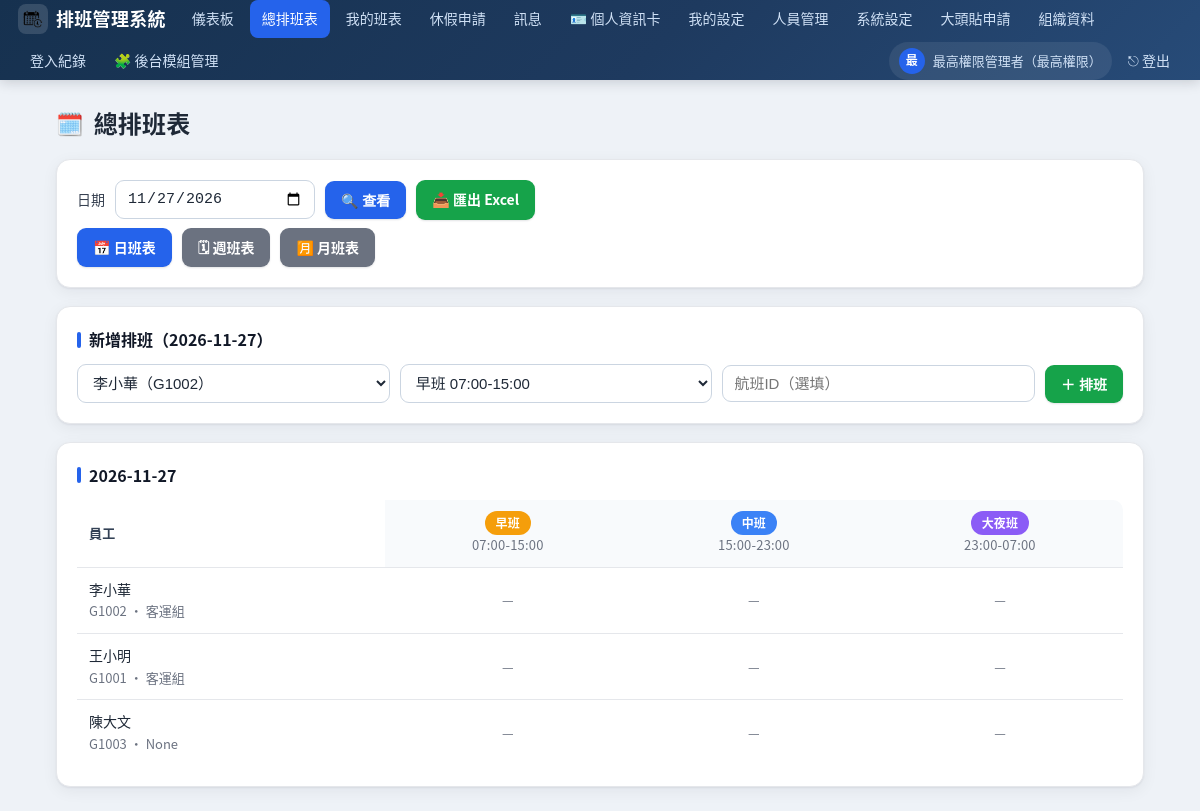
The page /schedule (signed in) on the database its author committed.
### tables this page shows
CREATE TABLE settings (
    key TEXT PRIMARY KEY,
    value TEXT
);

CREATE TABLE shifts (
    id INTEGER PRIMARY KEY AUTOINCREMENT,
    name TEXT NOT NULL,
    start_time TEXT NOT NULL,
    end_time TEXT NOT NULL,
    color TEXT DEFAULT '#6b7280',
    active INTEGER DEFAULT 1
);

CREATE TABLE users (
    id INTEGER PRIMARY KEY AUTOINCREMENT,
    username TEXT UNIQUE NOT NULL,
    password_hash TEXT NOT NULL,
    full_name TEXT NOT NULL,
    role TEXT NOT NULL CHECK(role IN ('superadmin','admin','staff')),
    employee_no TEXT,
    department TEXT,
    active INTEGER DEFAULT 1,
    created_at TEXT DEFAULT (datetime('now'))
, unit TEXT, duty TEXT, job_title TEXT, hire_date TEXT, avatar TEXT, avatar_unlocked INTEGER DEFAULT 0, avatar_pending INTEGER DEFAULT 0);

### app.py (the view)
@app.route("/schedule")
@login_required()
def schedule():
    d = request.args.get("date", date.today().isoformat())
    view = request.args.get("view", "day")
    if view not in ("day", "week", "month"):
        view = "day"
    db = get_db()
    shifts = db.execute("SELECT * FROM shifts WHERE active=1 ORDER BY start_time").fetchall()
    staff = db.execute(
        "SELECT * FROM users WHERE role='staff' AND active=1 ORDER BY full_name").fetchall()
    base = date.fromisoformat(d)
    if view == "day":
        days = [base]
    elif view == "week":
        monday = base - timedelta(days=base.weekday())
        days = [monday + timedelta(days=i) for i in range(7)]
    else:  # month
        days = []
        cur = base.replace(day=1)
        while cur.month == base.month:
            days.append(cur)
            cur += timedelta(days=1)
    dmin, dmax = days[0].isoformat(), days[-1].isoformat()
    rows = db.execute(
        """SELECT s.id, s.user_id, s.shift_id, s.date, s.note,
                  sh.name AS shift_name, sh.color, f.flight_no
           FROM schedules s JOIN shifts sh ON sh.id=s.shift_id
           LEFT JOIN flights f ON f.id=s.flight_id
           WHERE s.date>=? AND s.date<=?""", (dmin, dmax)).fetchall()
    db.close()
    grid = {s["id"]: {} for s in staff}
    for r in rows:
        grid.setdefault(r["user_id"], {}).setdefault(r["date"], {})[r["shift_id"]] = r
    lang = session.get("lang", "zh")
    weekdays = {"zh": WEEKDAYS_ZH, "en": WEEKDAYS_EN, "ja": WEEKDAYS_JA}.get(lang, WEEKDAYS_ZH)
    day_meta = [{"iso": dd.isoformat(),
                 "label": f"{dd.month}/{dd.day}",
                 "weekday": weekdays[dd.weekday()],
                 "is_weekend": dd.weekday() >= 5} for dd in days]
    return render_template("schedule.html", date=d, view=view, shifts=shifts,
                           staff=staff, grid=grid, day_meta=day_meta)

### app.py (called while the page is built)
def login_required(role=None):
    def deco(fn):
        @wraps(fn)
        def wrapper(*a, **kw):
            if "user_id" not in session:
                return redirect(url_for("login"))
            if role:
                allowed = role if isinstance(role, (list, tuple)) else [role]
                if session.get("role") not in allowed:
                    flash(t("need_admin", session.get("lang", "zh")), "warning")
                    return redirect(url_for("index"))
            return fn(*a, **kw)
        return wrapper
    return deco

@app.before_request
def _ensure_db():
    if not hasattr(app, "_db_ready"):
        init_db()
        app._db_ready = True

### i18n.py (called while the page is built)
def t(key, lang="zh"):
    entry = I18N.get(key)
    if not entry:
        return key
    return entry.get(lang) or entry.get("zh") or key

### models.py (called while the page is built)
def get_db():
    conn = sqlite3.connect(DB_PATH)
    conn.row_factory = sqlite3.Row
    conn.execute("PRAGMA foreign_keys = ON")
    return conn

def get_setting(key, default=None):
    conn = get_db()
    row = conn.execute("SELECT value FROM settings WHERE key=?", (key,)).fetchone()
    conn.close()
    return row["value"] if row else default

def get_module_names():
    result = {}
    for key, default in MODULE_LABELS.items():
        result[key] = get_setting("module_name:" + key, default)
    return result

### templates/schedule.html (shortened to what this page needs)
{% extends "base.html" %}
{% block content %}
<div class="page-head"><h1><span class="ico">🗓️</span>{{ T('schedule') }}</h1></div>
<div class="card">
  <form method="get" class="form-row">
    <label>{{ T('date') }}</label>
    <input type="date" name="date" value="{{ date }}" style="flex:0 1 200px;">
    <button class="btn btn-blue" type="submit">🔍 {{ T('view') }}</button>
    {% if is_admin %}
    <a href="{{ url_for('schedule_export', date=date) }}" class="btn btn-green">📥 {{ T('export_excel') }}</a>
    {% endif %}
  </form>
  <div class="form-row" style="margin-top:8px;">
    <a href="{{ url_for('schedule', date=date, view='day') }}" class="btn {{ 'btn-blue' if view=='day' else 'btn-gray' }}">📅 {{ T('view_day') }}</a>
    <a href="{{ url_for('schedule', date=date, view='week') }}" class="btn {{ 'btn-blue' if view=='week' else 'btn-gray' }}">🗓 {{ T('view_week') }}</a>
    <a href="{{ url_for('schedule', date=date, view='month') }}" class="btn {{ 'btn-blue' if view=='month' else 'btn-gray' }}">🈷️ {{ T('view_month') }}</a>
  </div>
</div>
{% if is_admin and view == 'day' %}
<div class="card">
  <h2>{{ T('add_schedule') }}（{{ date }}）</h2>
  <form method="post" action="{{ url_for('schedule_add') }}" class="form-row">
    <select name="user_id" required>
      {% for s in staff %}<option value="{{ s.id }}">{{ s.full_name }}（{{ s.employee_no }}）</option>{% endfor %}
    </select>
    <select name="shift_id" required>
      {% for sh in shifts %}<option value="{{ sh.id }}">{{ sh.name }} {{ sh.start_time }}-{{ sh.end_time }}</option>{% endfor %}
    </select>
    <input name="flight_id" placeholder="{{ T('flight_id') }}" size="8">
    <button class="btn btn-green" type="submit">＋ {{ T('assign') }}</button>
  </form>
</div>
{% endif %}
<div class="card">
  <h2>
    {% if view == 'day' %}{{ date }}
    {% elif view == 'week' %}{{ day_meta[0]['iso'] }} ~ {{ day_meta[6]['iso'] }}（{{ T('week_view') }}）
    {% else %}{{ date[:7] }}（{{ T('month_view') }}）{% endif %}
  </h2>
  <div class="table-wrap" style="overflow-x:auto;">
  <table>
    <thead>
    <tr>
      <th style="position:sticky;left:0;background:var(--card,#fff);z-index:2;">{{ T('employee') }}</th>
      {% if view == 'day' %}
        {% for sh in shifts %}
        <th class="grid-shift"><span class="badge" style="background:{{ sh.color }}">{{ sh.name }}</span><br>
          <span class="muted" style="font-weight:400;">{{ sh.start_time }}-{{ sh.end_time }}</span></th>
        {% endfor %}
      {% else %}
        {% for dm in day_meta %}
        <th class="grid-shift" style="{{ 'background:#fef3c7;' if dm.is_weekend else '' }}">
          {{ dm.label }}<br><span class="muted" style="font-weight:400;">{{ dm.weekday }}</span></th>
        {% endfor %}
      {% endif %}
    </tr>
    </thead>
    <tbody>
    {% for s in staff %}
    <tr>
      <td style="position:sticky;left:0;background:var(--card,#fff);z-index:1;white-space:nowrap;">
        {{ s.full_name }}<br><span class="muted">{{ s.employee_no }} · {{ s.department }}</span></td>
      {% if view == 'day' %}
        {% for sh in shifts %}
          {% set cell = grid.get(s.id, {}).get(date, {}).get(sh.id) %}
          <td class="grid-shift">
            {% if cell %}
              <span class="badge" style="background:{{ sh.color }}">{{ sh.name }}</span>
              {% if cell.flight_no %}<div class="muted">{{ cell.flight_no }}</div>{% endif %}
              {% if is_admin %}
              <div style="margin-top:4px;"><a href="{{ url_for('schedule_delete', sid=cell['id']) }}" class="btn btn-red btn-sm">🗑 {{ T('delete') }}</a></div>
              {% endif %}
            {% else %}
              <span class="muted">—</span>
            {% endif %}
          </td>
        {% endfor %}
      {% endif %}
    </tr>
    {% endfor %}
    </tbody>
  </table>
  </div>
</div>
{% endblock %}

### templates/base.html (shortened to what this page needs)
<!doctype html>
<html lang="{{ lang }}">
<head>
</head>
<body>
  <nav>
    <span class="brand"><span class="logo"><img src="{{ url_for('static', filename='favicon.png') }}" alt="" style="width:22px;height:22px;object-fit:contain;"></span>{{ site_name }}</span>
    {% set ep = request.endpoint or '' %}
    <a class="navlink {{ 'active' if ep=='index' }}" href="{{ url_for('index') }}">{{ module_names['nav_dashboard'] }}</a>
    <a class="navlink {{ 'active' if ep=='schedule' }}" href="{{ url_for('schedule') }}">{{ module_names['nav_schedule'] }}</a>
    <a class="navlink {{ 'active' if ep=='my_schedule' }}" href="{{ url_for('my_schedule') }}">{{ module_names['nav_mine'] }}</a>
    <a class="navlink {{ 'active' if ep in ('leave','leave_apply','leave_review') }}" href="{{ url_for('leave') }}">{{ module_names['nav_leave'] }}</a>
    <a class="navlink {{ 'active' if ep in ('messages','messages_send','messages_read') }}" href="{{ url_for('messages') }}">{{ module_names['nav_messages'] }}{% if unread_count %}<span class="badge">{{ unread_count }}</span>{% endif %}</a>
    <a class="navlink {{ 'active' if ep in ('profile',) }}" href="{{ url_for('profile') }}">🪪 {{ module_names['nav_profile'] }}</a>
    <a class="navlink {{ 'active' if ep=='my_settings' }}" href="{{ url_for('my_settings') }}">{{ module_names['nav_my_settings'] }}</a>
    {% if is_admin %}
      <a class="navlink {{ 'active' if ep in ('users','users_add','users_toggle','users_reset_pw','users_set_role') }}" href="{{ url_for('users') }}">{{ module_names['nav_users'] }}</a>
      <a class="navlink {{ 'active' if ep=='settings' }}" href="{{ url_for('settings') }}">{{ module_names['nav_settings'] }}</a>
      <a class="navlink {{ 'active' if ep in ('avatar_requests','avatar_review') }}" href="{{ url_for('avatar_requests') }}">{{ T('avatar_requests') }}</a>
    {% endif %}
    {% if is_super %}
      <a class="navlink {{ 'active' if ep in ('org','org_add','org_delete') }}" href="{{ url_for('org') }}">{{ T('org_data') }}</a>
      <a class="navlink {{ 'active' if ep=='login_logs' }}" href="{{ url_for('login_logs') }}">{{ module_names['nav_logs'] }}</a>
      <a class="navlink {{ 'active' if ep in ('admin_modules',) }}" href="{{ url_for('admin_modules') }}">🧩 {{ T('nav_modules') }}</a>
    {% endif %}
    <a class="who" href="{{ url_for('profile') }}" title="{{ T('profile') }}">
      <span class="avatar">{{ (session.get('full_name') or '?')[0] }}</span>
      <span class="who-name">{{ session.get('full_name') }}（{{ T('role_super') if session.get('role')=='superadmin' else (T('role_admin') if session.get('role')=='admin' else T('role_staff')) }}）</span>
    </a>
    <a class="logout" href="{{ url_for('logout') }}">⎋ {{ T('nav_logout') }}</a>
  </nav>
  <div class="container">
    {% block content %}{% endblock %}
  </div>
</body>
</html>

### templates/base.html (style rules this page uses)
:root { --primary:#1e3a5f; --primary-2:#2d4a73; --accent:#2563eb; --accent-2:#1d4ed8; --bg:#eef2f7; --surface:#ffffff; --text:#1f2937; --muted:#6b7280; --border:#e5e7eb; --radius:14px; --radius-sm:9px; --shadow:0 1px 2px rgba(16,24,40,.06), 0 4px 16px rgba(16,24,40,.06); --shadow-hover:0 4px 8px rgba(16,24,40,.08), 0 12px 28px rgba(16,24,40,.10); --green:#16a34a; --red:#dc2626; --amber:#f59e0b; --gray:#6b7280; }
* { box-sizing:border-box; }
html { -webkit-text-size-adjust:100%; }
body { font-family:"Noto Sans CJK TC","Noto Sans JP","PingFang TC","Hiragino Sans", "Microsoft JhengHei",sans-serif; margin:0; background:var(--bg); color:var(--text); font-size:15px; line-height:1.55; -webkit-font-smoothing:antialiased; }
a { color:var(--accent); }
nav { background:linear-gradient(135deg,#16314f 0%,#1e3a5f 55%,#274b78 100%); color:#fff; padding:0 18px; display:flex; align-items:center; gap:4px; flex-wrap:wrap; min-height:58px; position:sticky; top:0; z-index:50; box-shadow:0 2px 12px rgba(16,24,40,.18); }
nav .brand { font-size:18px; font-weight:800; letter-spacing:.3px; display:flex; align-items:center; gap:8px; margin-right:10px; white-space:nowrap; }
nav .brand .logo { display:inline-flex; align-items:center; justify-content:center; width:30px; height:30px; border-radius:8px; background:rgba(255,255,255,.14); font-size:16px; }
nav a.navlink { color:#cfe0f5; text-decoration:none; padding:8px 12px; border-radius:8px; font-size:14px; font-weight:500; transition:background .15s, color .15s; white-space:nowrap; }
nav a.navlink.active { background:var(--accent); color:#fff; }
nav .who { font-size:13px; color:#cfe0f5; display:flex; align-items:center; gap:8px; padding:6px 10px; border-radius:999px; text-decoration:none; background:rgba(255,255,255,.08); }
nav .who .avatar { width:26px; height:26px; border-radius:50%; object-fit:cover; background:var(--accent); color:#fff; display:inline-flex; align-items:center; justify-content:center; font-size:12px; font-weight:700; }
nav a.logout { color:#cfe0f5; text-decoration:none; padding:8px 12px; border-radius:8px; font-size:14px; transition:background .15s; }
.container { max-width:1120px; margin:24px auto; padding:0 16px; }
.page-head { display:flex; align-items:center; justify-content:space-between; gap:12px; flex-wrap:wrap; margin-bottom:18px; }
h1 { font-size:24px; font-weight:800; margin:0; letter-spacing:.2px; display:flex; align-items:center; gap:10px; }
h1 .ico { font-size:22px; }
h2 { font-size:16px; font-weight:700; margin:0 0 12px; color:#111827; display:flex; align-items:center; gap:8px; }
h2::before { content:""; width:4px; height:16px; border-radius:2px; background:var(--accent); display:inline-block; }
.card { background:var(--surface); border:1px solid var(--border); border-radius:var(--radius); padding:20px; margin-bottom:18px; box-shadow:var(--shadow); transition:box-shadow .2s; }
.table-wrap { overflow-x:auto; -webkit-overflow-scrolling:touch; border-radius:10px; }
table { width:100%; border-collapse:collapse; min-width:520px; font-size:14px; }
th,td { padding:11px 12px; border-bottom:1px solid var(--border); text-align:left; }
th { background:#f8fafc; font-weight:700; color:#334155; white-space:nowrap; font-size:13px; text-transform:none; letter-spacing:.2px; }
tbody tr { transition:background .12s; }
tbody tr:last-child td { border-bottom:none; }
.badge { display:inline-flex; align-items:center; gap:4px; padding:3px 11px; border-radius:999px; color:#fff; font-size:12px; font-weight:600; white-space:nowrap; }
.btn { display:inline-flex; align-items:center; justify-content:center; gap:6px; padding:9px 16px; border:none; border-radius:var(--radius-sm); cursor:pointer; text-decoration:none; font-size:14px; font-weight:600; color:#fff; transition:transform .12s, box-shadow .15s, filter .15s; box-shadow:0 1px 2px rgba(16,24,40,.12); }
.btn-green { background:var(--green); }
.btn-blue { background:var(--accent); }
.btn-gray { background:var(--gray); }
input,select { padding:9px 11px; border:1px solid #cbd5e1; border-radius:var(--radius-sm); font-size:15px; max-width:100%; background:#fff; color:var(--text); transition:border-color .15s, box-shadow .15s; }
.form-row { display:flex; gap:10px; flex-wrap:wrap; align-items:center; }
.form-row input, .form-row select { flex:1 1 150px; min-width:130px; }
label { font-size:14px; font-weight:500; color:#374151; }
.grid-shift { text-align:center; }
.muted { color:var(--muted); font-size:13px; }

### rows shown on the page
settings: value "排班管理系統"
settings: nav_dashboard "儀表板"
settings: nav_schedule "總排班表", value "總排班表"
settings: nav_mine "我的班表"
settings: nav_leave "休假申請"
settings: nav_messages "訊息"
settings: nav_profile "個人資訊卡"
settings: nav_my_settings "我的設定"
settings: nav_users "人員管理"
settings: nav_settings "系統設定"
settings: nav_logs "登入紀錄"
shifts: name "早班", start_time "07:00", end_time "15:00"
shifts: name "中班", start_time "15:00", end_time "23:00"
shifts: name "大夜班", start_time "23:00", end_time "07:00"
users: full_name "李小華", employee_no "G1002", department "客運組"
users: full_name "王小明", employee_no "G1001", department "客運組"
users: full_name "陳大文", employee_no "G1003", department "None"

### other values the page prints
{{ T('avatar_requests') }} "大頭貼申請"
{{ T('org_data') }} "組織資料"
{{ T('nav_modules') }} "後台模組管理"
{{ (session.get('full_name') or '?')[0] }} "最"
{{ session.get('full_name') }} "最高權限管理者"
{{ T('nav_logout') }} "登出"
{{ T('date') }} "日期"
{{ T('view') }} "查看"
{{ T('export_excel') }} "匯出 Excel"
{{ T('view_day') }} "日班表"
{{ T('view_week') }} "週班表"
{{ T('view_month') }} "月班表"
{{ T('add_schedule') }} "新增排班"
{{ date }} "2026-11-27"
{{ T('assign') }} "排班"
